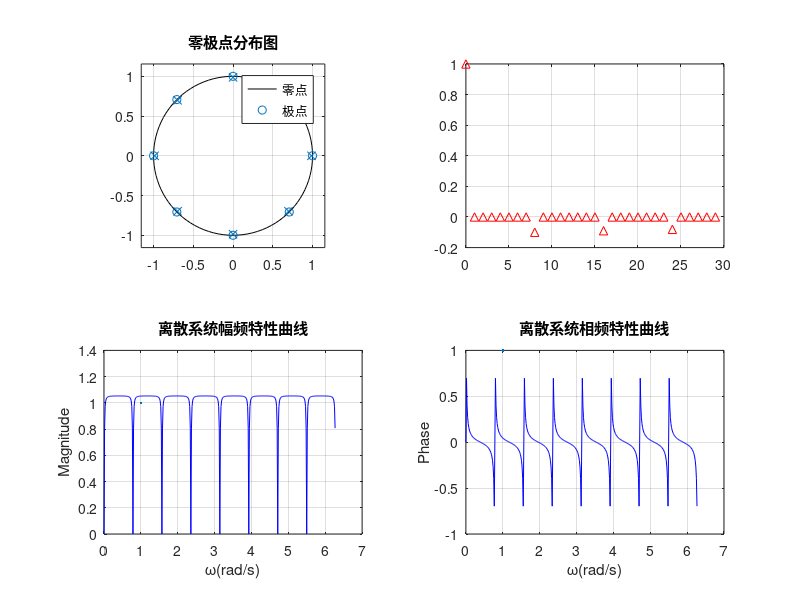

This figure's MATLAB source:
clear
clc
close all


a=[1 0 0 0 0 0 0 0 -0.9];
b=[1 0 0 0 0 0 0 0 -1];


subplot(2,2,1);
zplane(b,a)
title("零极点分布图")
legend("零点","极点")

subplot(2,2,2)
impz(b,a,30)
grid on


[H,w]=freqz(b,a,400,'whole');

Hm=abs(H);
Hp=angle(H);

subplot(2,2,3);
plot(w,Hm,'b-',LineWidth=1)
grid on
hold on
xlabel('\omega(rad/s)')
ylabel('Magnitude')
title('离散系统幅频特性曲线')

subplot(2,2,4)
plot(w,Hp,'b-',LineWidth=1)

grid on
xlabel('\omega(rad/s)')
ylabel('Phase')
title('离散系统相频特性曲线')

















